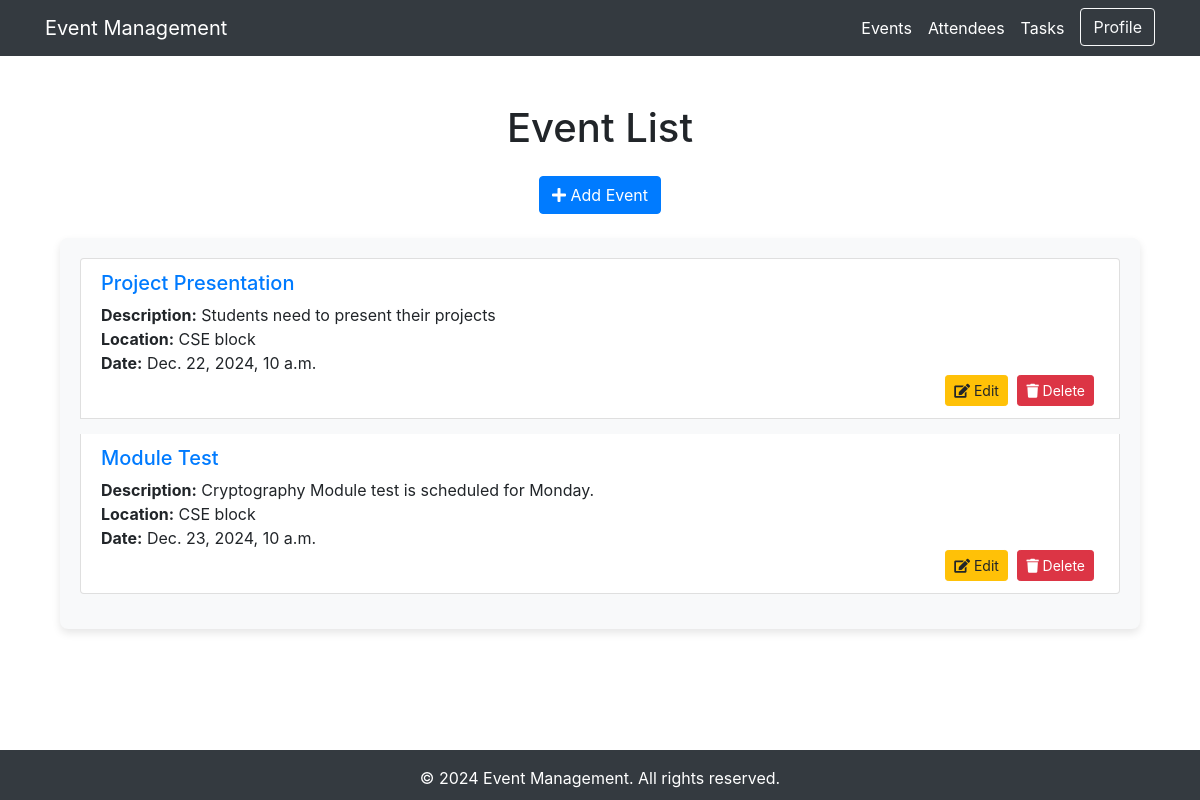
/events/events/ (signed in), run on the app's committed database.
### events/models.py (models this page shows, shortened)
class Event(models.Model):
    name = models.CharField(max_length=255)
    description = models.TextField()
    location = models.CharField(max_length=255)
    date = models.DateTimeField()
    attendees = models.ManyToManyField(Attendee, related_name='event_attendees', blank=True)

### events/views.py (the view)
# urls.py: path('events/', views.EventListView.as_view(), name='event-list'),
class EventListView(LoginRequiredMixin, ListView):
    model = Event
    template_name = 'events/event_list.html'
    context_object_name = 'events'
    login_url = '/accounts/google/login/'

### events/templates/events/event_list.html (shortened to what this page needs)
{% extends "events/base.html" %}
{% block content %}
{% load static %}
<div class="container mt-5">
    <h1 class="mb-4 text-center">Event List</h1>
    <div class="text-center mb-4">
        <a href="{% url 'event-create' %}" class="btn btn-primary">
            <i class="fas fa-plus"></i> Add Event
        </a>
    </div>
    <div class="event-list-container">
        <ul class="list-group">
            {% for event in events %}
                <li class="list-group-item event-list-item">
                    <h5>{{ event.name }}</h5>
                    <p><strong>Description:</strong> {{ event.description }}</p>
                    <p><strong>Location:</strong> {{ event.location }}</p>
                    <p><strong>Date:</strong> {{ event.date }}</p>
                    <div class="text-right">
                        <a href="{% url 'event-edit' event.pk %}" class="btn btn-warning btn-sm">
                            <i class="fas fa-edit"></i> Edit
                        </a>
                        <a href="{% url 'event-delete' event.pk %}" class="btn btn-danger btn-sm">
                            <i class="fas fa-trash"></i> Delete
                        </a>
                    </div>
                </li>
            {% endfor %}
        </ul>
    </div>
</div>
{% endblock %}

### events/templates/events/base.html (shortened to what this page needs)
<!DOCTYPE html>
<html lang="en">
<head>
    <link href="https://stackpath.bootstrapcdn.com/bootstrap/4.5.2/css/bootstrap.min.css" rel="stylesheet">
    <link rel="stylesheet" href="https://cdnjs.cloudflare.com/ajax/libs/font-awesome/5.15.3/css/all.min.css">
    <link rel="stylesheet" href="https://cdnjs.cloudflare.com/ajax/libs/font-awesome/5.15.3/css/all.min.css">
    <link rel="stylesheet" href="https://cdnjs.cloudflare.com/ajax/libs/font-awesome/5.15.3/css/all.min.css">
    <link rel="stylesheet" href="https://cdnjs.cloudflare.com/ajax/libs/font-awesome/5.15.4/css/all.min.css">
</head>
<body>
    {% load socialaccount %}
    <nav class="navbar navbar-expand-lg navbar-dark bg-dark fixed-top">
        <div class="container">
            <a class="navbar-brand" href="{% url 'home' %}">Event Management</a>
            <div class="collapse navbar-collapse" id="navbarResponsive">
                <ul class="navbar-nav ml-auto">
                    <li class="nav-item">
                        <a class="nav-link text-white" href="{% url 'event-list' %}">Events</a>
                    </li>
                    <li class="nav-item">
                        <a class="nav-link text-white" href="{% url 'attendee-list' %}">Attendees</a>
                    </li>
                    <li class="nav-item">
                        <a class="nav-link text-white" href="{% url 'task-list' %}">Tasks</a>
                    </li>
                    <li class="nav-item">
                        {% if user.is_authenticated %}
                            <a class="btn btn-outline-light ml-2" href="{% url 'profile' %}">Profile</a>
                        {% else %}
                            <a class="btn btn-outline-light ml-2" href="{% provider_login_url 'google' %}?next=/">Login</a>
                        {% endif %}
                    </li>
                </ul>
            </div>
        </div>
    </nav>
    <div class="container mt-5">
        {% block content %}{% endblock %}
    </div>
    <footer class="footer bg-dark mt-auto py-3">
        <div class="container">
            <span class="text-color text-white">&copy; 2024 Event Management. All rights reserved.</span>
        </div>
    </footer>
</body>
</html>

### events/templates/events/base.html (style rules this page uses)
body { padding-top: 56px; }
.navbar-nav .nav-link { position: relative; text-decoration: none; }
.navbar-nav .nav-link::after { content: ''; position: absolute; width: 0; height: 2px; bottom: 0; left: 0; background-color: #fff; transition: width 0.3s ease-in-out; }
.footer { position: fixed; bottom: 0; width: 100%; height: 50px; background-color: #f8f9fa; text-align: center; padding: 15px; }

### events/templates/events/event_list.html (style rules this page uses)
.event-list-container { background-color: #f8f9fa; padding: 20px; border-radius: 8px; box-shadow: 0 4px 8px rgba(0, 0, 0, 0.1); }
.event-list-item { margin-bottom: 15px; }
.event-list-item h5 { color: #007bff; }
.event-list-item p { margin: 0; }
.event-list-item .btn { margin-right: 5px; }

### data on the page
Event: name "Project Presentation", description "Students need to present their projects", location "CSE block", date "Dec. 22, 2024, 10 a.m."
Event: name "Module Test", description "Cryptography Module test is scheduled for Monday.", location "CSE block", date "Dec. 23, 2024, 10 a.m."
